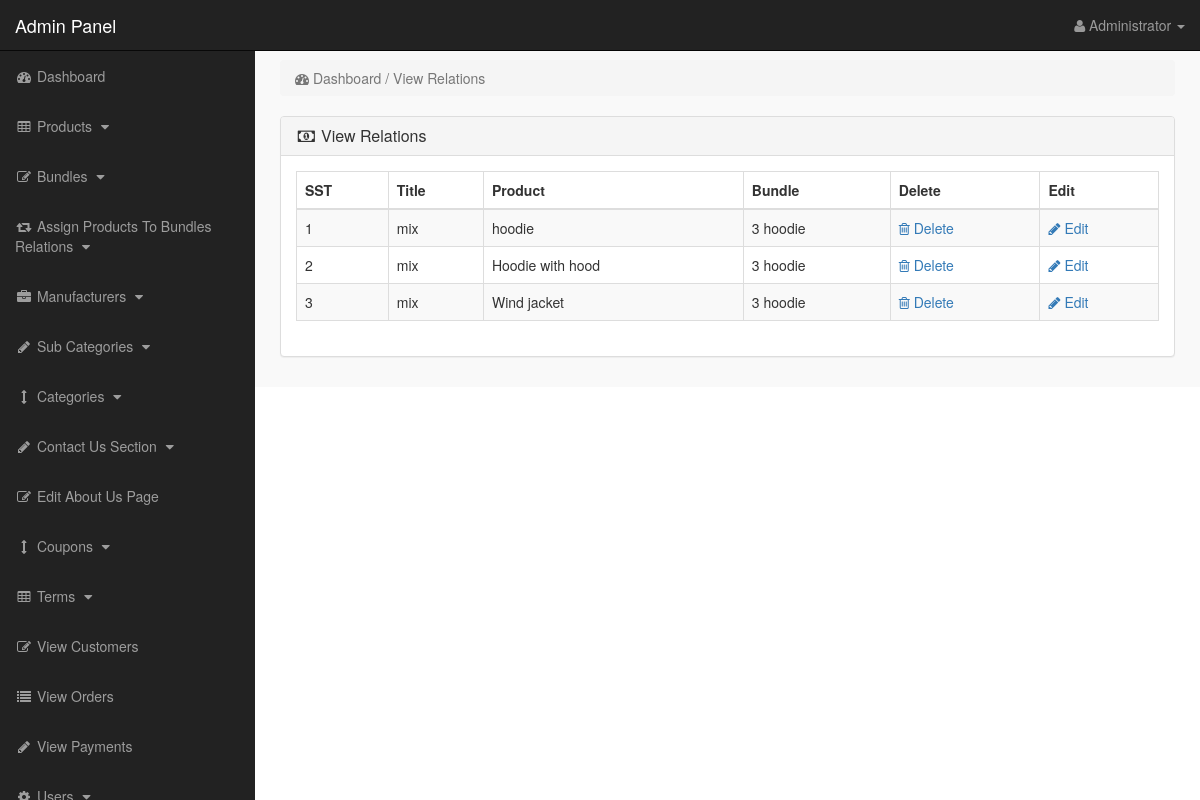
Page /admin_area/index.php?view_rel (signed in) on the committed database.
### tables this page shows
CREATE TABLE `bundle_product_relation` (
  `rel_id` int(10) NOT NULL,
  `rel_title` varchar(255) NOT NULL,
  `product_id` int(10) NOT NULL,
  `bundle_id` int(10) NOT NULL
);

CREATE TABLE `products` (
  `product_id` int(10) NOT NULL,
  `p_cat_id` int(10) NOT NULL,
  `cat_id` int(10) NOT NULL,
  `manufacturer_id` int(10) NOT NULL,
  `date` timestamp NOT NULL DEFAULT current_timestamp() ON UPDATE current_timestamp(),
  `product_title` text NOT NULL,
  `product_url` text NOT NULL,
  `product_img1` text NOT NULL,
  `product_img2` text NOT NULL,
  `product_img3` text NOT NULL,
  `product_price` int(10) NOT NULL,
  `product_psp_price` int(100) NOT NULL,
  `product_desc` text NOT NULL,
  `product_features` text NOT NULL,
  `product_video` text NOT NULL,
  `product_keywords` text NOT NULL,
  `product_label` text NOT NULL,
  `status` varchar(255) NOT NULL
);

### admin_area/view_rel.php (the view)
<?php
if(!isset($_SESSION['admin_email'])){
echo "<script>window.open('login.php','_self')</script>";
}
else {
?>
<div class="row">
<div class="col-lg-12">
<ol class="breadcrumb">
<li class="active">
<i class="fa fa-dashboard"></i> Dashboard / View Relations
</li>
</ol>
</div>
</div>
<div class="row">
<div class="col-lg-12">
<div class="panel panel-default">
<div class="panel-heading">
<h3 class="panel-title">
<i class="fa fa-money fa-fw"></i> View Relations
</h3>
</div>
<div class="panel-body">
<div class="table-responsive">
<table class="table table-bordered table-hover table-striped">
<thead>
<tr>
<th>SST</th>
<th>Title</th>
<th>Product</th>
<th>Bundle</th>
<th>Delete</th>
<th>Edit</th>
</tr>
</thead>
<tbody>
<?php
$i = 0;
$get_rel = "select * from bundle_product_relation";
$run_rel = mysqli_query($con,$get_rel);
while($row_rel = mysqli_fetch_array($run_rel)){
$rel_id = $row_rel['rel_id'];
$rel_title = $row_rel['rel_title'];
$bundle_id = $row_rel['bundle_id'];
$product_id = $row_rel['product_id'];
$get_p = "select * from products where product_id='$product_id'";
$run_p = mysqli_query($con,$get_p);
$row_p = mysqli_fetch_array($run_p);
$p_title = $row_p['product_title'];
$get_b = "select * from products where product_id='$bundle_id'";
$run_b = mysqli_query($con,$get_b);
$row_b = mysqli_fetch_array($run_b);
$b_title = $row_b['product_title'];
$i++;
?>
<tr>
<td> <?php echo $i; ?> </td>
<td> <?php echo $rel_title; ?> </td>
<td> <?php echo $p_title; ?> </td>
<td> <?php echo $b_title; ?> </td>
<td>
<a href="index.php?delete_rel=<?php echo $rel_id; ?>">
<i class="fa fa-trash-o"></i> Delete
</a>
</td>
<td>
<a href="index.php?edit_rel=<?php echo $rel_id; ?>">
<i class="fa fa-pencil"></i> Edit
</a>
</td>
</tr>
<?php } ?>
</tbody>
</table>
</div>
</div>
</div>
</div>
</div>
<?php } ?>

### admin_area/includes/sidebar.php (shortened to what this page needs)
<?php
if(!isset($_SESSION['admin_email'])){
echo "<script>window.open('login.php','_self')</script>";
}
else {
?>
<nav class="navbar navbar-inverse navbar-fixed-top" >
<div class="navbar-header" >
<a class="navbar-brand" href="index.php?dashboard" >Admin Panel</a>
</div>
<ul class="nav navbar-right top-nav" >
<li class="dropdown" >
<a href="#" class="dropdown-toggle" data-toggle="dropdown" >
<i class="fa fa-user" ></i>
<?php echo $admin_name; ?> <b class="caret" ></b>
</a>
</li>
</ul>
<div class="collapse navbar-collapse navbar-ex1-collapse">
<ul class="nav navbar-nav side-nav">
<li>
<a href="index.php?dashboard">
<i class="fa fa-fw fa-dashboard"></i> Dashboard
</a>
</li>
<li>
<a href="#" data-toggle="collapse" data-target="#products">
<i class="fa fa-fw fa-table"></i> Products
<i class="fa fa-fw fa-caret-down"></i>
</a>
</li>
<li>
<a href="#" data-toggle="collapse" data-target="#bundles">
<i class="fa fa-fw fa-edit"></i> Bundles
<i class="fa fa-fw fa-caret-down"></i>
</a>
</li>
<li>
<a href="#" data-toggle="collapse" data-target="#relations">
<i class="fa fa-fw fa-retweet"></i> Assign Products To Bundles Relations
<i class="fa fa-fw fa-caret-down"></i>
</a>
</li>
<li>
<a href="#" data-toggle="collapse" data-target="#manufacturers">
<i class="fa fa-fw fa-briefcase"></i> Manufacturers
<i class="fa fa-fw fa-caret-down"></i>
</a>
</li>
<li>
<a href="#" data-toggle="collapse" data-target="#p_cat">
<i class="fa fa-fw fa-pencil"></i> Sub Categories
<i class="fa fa-fw fa-caret-down"></i>
</a>
</li>
<li>
<a href="#" data-toggle="collapse" data-target="#cat">
<i class="fa fa-fw fa-arrows-v"></i> Categories
<i class="fa fa-fw fa-caret-down"></i>
</a>
</li>
<li>
<a href="#" data-toggle="collapse" data-target="#contact_us">
<i class="fa fa-fw fa-pencil"> </i> Contact Us Section
<i class="fa fa-fw fa-caret-down"></i>
</a>
</li>
<li>
<a href="index.php?edit_about_us">
<i class="fa fa-fw fa-edit"></i> Edit About Us Page
</a>
</li>
<li>
<a href="#" data-toggle="collapse" data-target="#coupons">
<i class="fa fa-fw fa-arrows-v"></i> Coupons
<i class="fa fa-fw fa-caret-down"></i>
</a>
</li>
<li>
<a href="#" data-toggle="collapse" data-target="#terms" >
<i class="fa fa-fw fa-table"></i> Terms
<i class="fa fa-fw fa-caret-down"></i>
</a>
</li>
<li>
<a href="index.php?view_customers">
<i class="fa fa-fw fa-edit"></i> View Customers
</a>
</li>
<li>
<a href="index.php?view_orders">
<i class="fa fa-fw fa-list"></i> View Orders
</a>
</li>
<li>
<a href="index.php?view_payments">
<i class="fa fa-fw fa-pencil"></i> View Payments
</a>
</li>
<li>
<a href="#" data-toggle="collapse" data-target="#users">
<i class="fa fa-fw fa-gear"></i> Users
<i class="fa fa-fw fa-caret-down"></i>
</a>
</li>
</ul>
</div>
</nav>
<?php } ?>

### admin_area/css/style.css (style rules this page uses)
body { margin-top:100px; }
@media (min-width: 768px) { body { margin-top:50px; } }
.top-nav { padding:0 15px; }
.top-nav>li { display:inline-block; float:left; }
.top-nav>li>a { padding-top:15px; padding-bottom:15px; line-height:20px; color:#999; }
@media (min-width: 768px) { .side-nav { position:fixed; top:51px; width:255px; border-radius:0; overflow-y:auto; background-color: #222; bottom:0; overflow-x:hidden; padding-bottom:40px; } }
@media (min-width: 768px) { .side-nav>li>a { width:255px; } }
.panel-body { border-radius:5px; }

### rows in the picture
bundle_product_relation: rel_title "mix", product.product_title "hoodie", products.product_title "3 hoodie"
bundle_product_relation: rel_title "mix", product.product_title "Hoodie with hood", products.product_title "3 hoodie"
bundle_product_relation: rel_title "mix", product.product_title "Wind jacket", products.product_title "3 hoodie"

### other values in the picture
$admin_name "Administrator"
